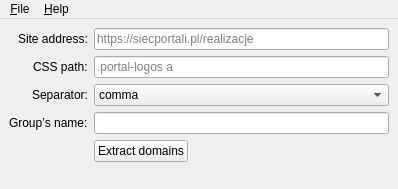
<?xml version="1.0" encoding="UTF-8"?>
<ui version="4.0">
 <class>MainWindow</class>
 <widget class="QMainWindow" name="MainWindow">
  <property name="enabled">
   <bool>true</bool>
  </property>
  <property name="geometry">
   <rect>
    <x>0</x>
    <y>0</y>
    <width>398</width>
    <height>189</height>
   </rect>
  </property>
  <property name="sizePolicy">
   <sizepolicy hsizetype="Preferred" vsizetype="Preferred">
    <horstretch>0</horstretch>
    <verstretch>0</verstretch>
   </sizepolicy>
  </property>
  <property name="windowTitle">
   <string>Groups Domains Extractor</string>
  </property>
  <widget class="QWidget" name="centralwidget">
   <property name="sizePolicy">
    <sizepolicy hsizetype="Preferred" vsizetype="Preferred">
     <horstretch>0</horstretch>
     <verstretch>0</verstretch>
    </sizepolicy>
   </property>
   <layout class="QFormLayout" name="formLayout">
    <property name="sizeConstraint">
     <enum>QLayout::SetDefaultConstraint</enum>
    </property>
    <property name="fieldGrowthPolicy">
     <enum>QFormLayout::ExpandingFieldsGrow</enum>
    </property>
    <property name="rowWrapPolicy">
     <enum>QFormLayout::DontWrapRows</enum>
    </property>
    <property name="labelAlignment">
     <set>Qt::AlignRight|Qt::AlignTrailing|Qt::AlignVCenter</set>
    </property>
    <item row="0" column="0">
     <widget class="QLabel" name="label">
      <property name="sizePolicy">
       <sizepolicy hsizetype="Preferred" vsizetype="Preferred">
        <horstretch>0</horstretch>
        <verstretch>0</verstretch>
       </sizepolicy>
      </property>
      <property name="text">
       <string>Site address:</string>
      </property>
      <property name="alignment">
       <set>Qt::AlignLeading|Qt::AlignLeft|Qt::AlignVCenter</set>
      </property>
     </widget>
    </item>
    <item row="0" column="1">
     <widget class="QLineEdit" name="UrlLE">
      <property name="sizePolicy">
       <sizepolicy hsizetype="Expanding" vsizetype="Fixed">
        <horstretch>0</horstretch>
        <verstretch>0</verstretch>
       </sizepolicy>
      </property>
      <property name="placeholderText">
       <string notr="true">https://siecportali.pl/realizacje</string>
      </property>
     </widget>
    </item>
    <item row="1" column="0">
     <widget class="QLabel" name="label_2">
      <property name="sizePolicy">
       <sizepolicy hsizetype="Preferred" vsizetype="Preferred">
        <horstretch>0</horstretch>
        <verstretch>0</verstretch>
       </sizepolicy>
      </property>
      <property name="text">
       <string>CSS path:</string>
      </property>
     </widget>
    </item>
    <item row="1" column="1">
     <widget class="QLineEdit" name="CssLE">
      <property name="sizePolicy">
       <sizepolicy hsizetype="Expanding" vsizetype="Fixed">
        <horstretch>0</horstretch>
        <verstretch>0</verstretch>
       </sizepolicy>
      </property>
      <property name="placeholderText">
       <string notr="true">.portal-logos a</string>
      </property>
     </widget>
    </item>
    <item row="2" column="0">
     <widget class="QLabel" name="label_3">
      <property name="text">
       <string>Separator:</string>
      </property>
     </widget>
    </item>
    <item row="2" column="1">
     <widget class="QComboBox" name="SepCB">
      <property name="sizePolicy">
       <sizepolicy hsizetype="Expanding" vsizetype="Fixed">
        <horstretch>0</horstretch>
        <verstretch>0</verstretch>
       </sizepolicy>
      </property>
      <property name="editable">
       <bool>false</bool>
      </property>
      <property name="currentText">
       <string>comma</string>
      </property>
      <property name="currentIndex">
       <number>0</number>
      </property>
      <item>
       <property name="text">
        <string>comma</string>
       </property>
      </item>
      <item>
       <property name="text">
        <string>pipe</string>
       </property>
      </item>
     </widget>
    </item>
    <item row="4" column="1">
     <widget class="QPushButton" name="extractDomainsPB">
      <property name="sizePolicy">
       <sizepolicy hsizetype="Fixed" vsizetype="Fixed">
        <horstretch>0</horstretch>
        <verstretch>0</verstretch>
       </sizepolicy>
      </property>
      <property name="layoutDirection">
       <enum>Qt::LeftToRight</enum>
      </property>
      <property name="text">
       <string>Extract domains</string>
      </property>
     </widget>
    </item>
    <item row="3" column="1">
     <widget class="QLineEdit" name="GroupNameLE"/>
    </item>
    <item row="3" column="0">
     <widget class="QLabel" name="label_4">
      <property name="text">
       <string>Group’s name:</string>
      </property>
     </widget>
    </item>
   </layout>
  </widget>
  <widget class="QMenuBar" name="menubar">
   <property name="geometry">
    <rect>
     <x>0</x>
     <y>0</y>
     <width>398</width>
     <height>22</height>
    </rect>
   </property>
   <widget class="QMenu" name="menuHelp">
    <property name="title">
     <string>&amp;Help</string>
    </property>
    <addaction name="actionAbout"/>
   </widget>
   <widget class="QMenu" name="menuFile">
    <property name="title">
     <string>&amp;File</string>
    </property>
    <addaction name="actionRemove_group"/>
    <addaction name="actionLoad_group"/>
    <addaction name="actionSave_group"/>
    <addaction name="separator"/>
    <addaction name="actionExit"/>
   </widget>
   <addaction name="menuFile"/>
   <addaction name="menuHelp"/>
  </widget>
  <action name="actionAbout">
   <property name="icon">
    <iconset theme="help-about"/>
   </property>
   <property name="text">
    <string>&amp;About GDE</string>
   </property>
  </action>
  <action name="actionLoad_group">
   <property name="icon">
    <iconset theme="document-open"/>
   </property>
   <property name="text">
    <string>&amp;Load group</string>
   </property>
   <property name="shortcut">
    <string>Ctrl+O</string>
   </property>
  </action>
  <action name="actionSave_group">
   <property name="icon">
    <iconset theme="document-save"/>
   </property>
   <property name="text">
    <string>&amp;Save group</string>
   </property>
   <property name="shortcut">
    <string>Ctrl+S</string>
   </property>
  </action>
  <action name="actionRemove_group">
   <property name="icon">
    <iconset theme="edit-delete"/>
   </property>
   <property name="text">
    <string>&amp;Remove group</string>
   </property>
   <property name="shortcut">
    <string>Ctrl+R</string>
   </property>
  </action>
  <action name="actionExit">
   <property name="icon">
    <iconset theme="exit"/>
   </property>
   <property name="text">
    <string>&amp;Exit</string>
   </property>
   <property name="shortcut">
    <string>Ctrl+Q</string>
   </property>
  </action>
 </widget>
 <resources/>
 <connections/>
</ui>
